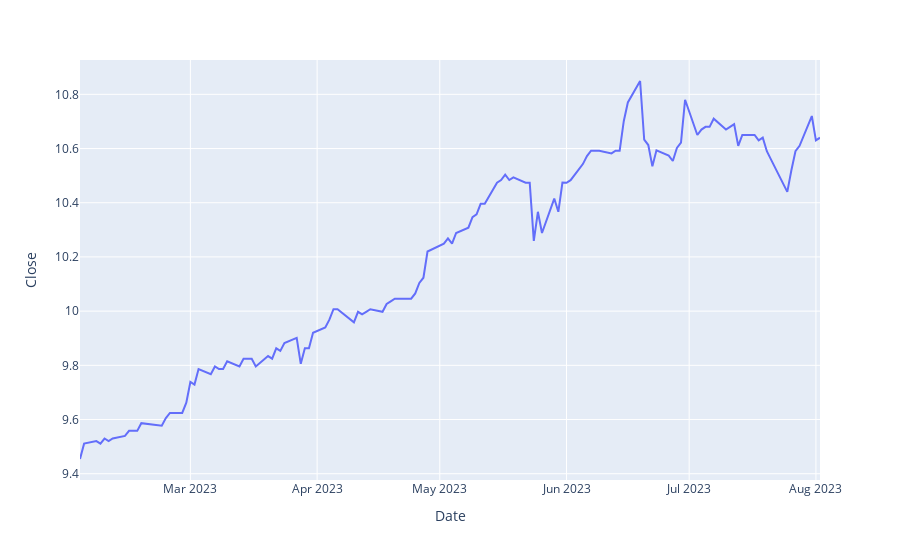

Source (notebook cell):
### Code cell
px.line(history_df, x=history_df.index, y=history_df.Close)
